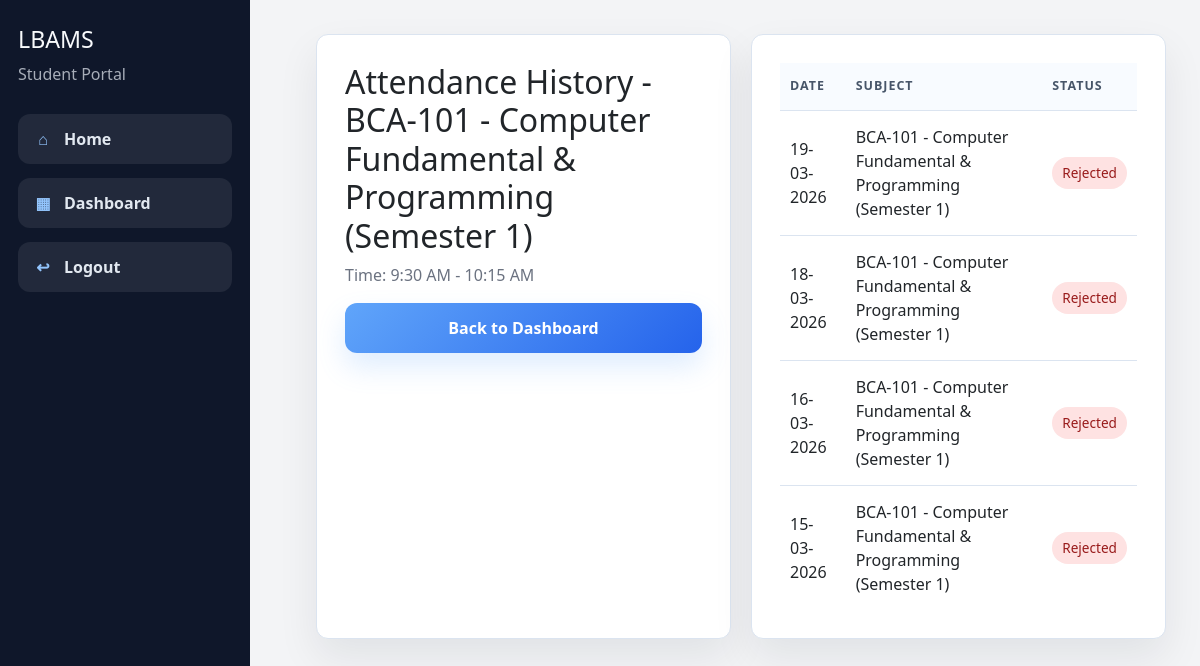
The page /student/subject/5/attendance-history (signed in) on the database its author committed.
### models.py (models this page shows, shortened)
class User(UserMixin, db.Model):
    __tablename__ = "users"
    id = db.Column(db.Integer, primary_key=True)
    username = db.Column(db.String(80), unique=True, nullable=False)
    password_hash = db.Column(db.String(255), nullable=False)
    role = db.Column(db.String(20), nullable=False)
    student = db.relationship("Student", back_populates="user", uselist=False)
    teacher = db.relationship("Teacher", back_populates="user", uselist=False)
    admin = db.relationship("Admin", back_populates="user", uselist=False)

class Subject(db.Model):
    __tablename__ = "subjects"
    id = db.Column(db.Integer, primary_key=True)
    name = db.Column(db.String(120), unique=True, nullable=False)
    code = db.Column(db.String(20), unique=True, nullable=False)
    semester = db.Column(db.Integer, nullable=False)
    subject_type = db.Column("type", db.String(20), nullable=False, default="theory")
    teacher_id = db.Column(db.Integer, db.ForeignKey("teachers.id"), nullable=True)
    start_time = db.Column(db.Time, nullable=True)
    end_time = db.Column(db.Time, nullable=True)
    teachers = db.relationship(
        "Teacher",
        secondary=teacher_subjects,
        back_populates="subject_assignments",
    )
    lectures = db.relationship("Lecture", back_populates="subject", cascade="all, delete-orphan")
    attendances = db.relationship("Attendance", back_populates="subject")
    attendance_summaries = db.relationship("AttendanceSummary", back_populates="subject")
    @property
    def lecture_time_label(self):
        if self.subject_type == "lab":
            return "Lab subject"
        if self.subject_type == "project":
            return "Project"
        if not self.start_time or not self.end_time:
            return "Time not set"
        start = self.start_time.strftime("%I:%M %p").lstrip("0")
        end = self.end_time.strftime("%I:%M %p").lstrip("0")
        return f"{start} - {end}"
    @property
    def display_label(self):
        return f"{self.code} - {self.name} (Semester {self.semester})"

class Attendance(db.Model):
    __tablename__ = "attendance"
    __table_args__ = (
        UniqueConstraint("student_id", "lecture_id", "attendance_date", name="uq_attendance_once"),
    )
    id = db.Column(db.Integer, primary_key=True)
    student_id = db.Column(db.Integer, db.ForeignKey("students.id"), nullable=False)
    subject_id = db.Column(db.Integer, db.ForeignKey("subjects.id"), nullable=False)
    lecture_id = db.Column(db.Integer, db.ForeignKey("lectures.id"), nullable=False)
    attendance_date = db.Column(db.Date, default=date.today, nullable=False)
    status = db.Column(db.String(20), default="pending", nullable=False) # status can be pending, present, absent
    latitude = db.Column(db.Float, nullable=False)
    longitude = db.Column(db.Float, nullable=False)
    distance_meters = db.Column(db.Float, nullable=False)
    created_at = db.Column(db.DateTime, default=datetime.utcnow, nullable=False)
    student = db.relationship("Student", back_populates="attendances")
    subject = db.relationship("Subject", back_populates="attendances")
    lecture = db.relationship("Lecture", back_populates="attendances")

### routes/student_routes.py (the view)
@student_bp.route("/subject/<int:subject_id>/attendance-history")
@login_required
def subject_attendance_history(subject_id):
    if not student_required():
        return redirect(url_for("auth.login"))
    student = get_current_student()
    roll_number_redirect = require_roll_number(student)
    if roll_number_redirect:
        return roll_number_redirect
    reconcile_lecture_attendance()
    subject = Subject.query.filter_by(id=subject_id, semester=student.semester).first_or_404()
    records = (
        Attendance.query.filter_by(student_id=student.id, subject_id=subject.id)
        .order_by(Attendance.attendance_date.desc(), Attendance.created_at.desc())
        .all()
    )
    return render_template(
        "student/subject_attendance_history.html",
        student=student,
        subject=subject,
        records=records,
    )

### app.py (called while the page is built)
@login_manager.user_loader
def load_user(user_id):
    return db.session.get(User, int(user_id))

def format_date(value):
    if value is None:
        return ""
    return value.strftime("%d-%m-%Y")

### models.py (called while the page is built, shortened)
def ensure_subject_lecture(subject, lecture_date=None):
    lecture_date = lecture_date or date.today()
    lecture_date = lecture_date or datetime.now(IST).date()
    lecture = Lecture.query.filter_by(subject_id=subject.id, lecture_date=lecture_date).first()
    start_time = subject.start_time or time(hour=0, minute=0)
    end_time = subject.end_time or time(hour=0, minute=0)
    day_of_week = lecture_date.strftime("%A")
    if lecture.day_of_week != day_of_week:
        lecture.day_of_week = day_of_week
    if lecture.start_time != start_time:
        lecture.start_time = start_time
    if lecture.end_time != end_time:
        lecture.end_time = end_time
    db.session.flush()
    return lecture

def lecture_has_ended(lecture, reference_dt=None):
    reference_dt = reference_dt or datetime.now()
    reference_dt = reference_dt or datetime.now(IST)
    lecture_day = lecture.lecture_date or reference_dt.date()
    lecture_end_time = lecture.end_time or time(hour=0, minute=0)
    lecture_end = datetime.combine(lecture_day, lecture_end_time)
    if reference_dt.tzinfo is not None and lecture_end.tzinfo is None:
        lecture_end = reference_dt.tzinfo.localize(lecture_end)
    return reference_dt >= lecture_end

def reconcile_lecture_attendance(reference_dt=None):
    reference_dt = reference_dt or datetime.now()
    reference_dt = reference_dt or datetime.now(IST)
    current_date = reference_dt.date()
    current_time = reference_dt.time()
    backfill_lecture_records_from_attendance()
    subjects = Subject.query.all()
    for subject in subjects:
        if subject.start_time is None or current_time < subject.start_time:
            continue
        ensure_subject_lecture(subject, current_date)
    auto_mark_absent_for_completed_lectures(reference_dt)

### routes/student_routes.py (called while the page is built)
def student_required():
    return current_user.is_authenticated and current_user.role == "student"

def get_current_student():
    return Student.query.filter_by(user_id=current_user.id).first_or_404()

def require_roll_number(student):
    if not student.roll_number or not student.roll_number.strip():
        return redirect(url_for("student.update_roll_number"))
    return None

### templates/student/subject_attendance_history.html (shortened to what this page needs)
{% extends "base.html" %}
{% block content %}
<section class="dashboard-grid">
    <div class="card">
        <h2>Attendance History - {{ subject.display_label }}</h2>
        <p class="muted">Time: {{ subject.lecture_time_label }}</p>
        <a class="btn btn-secondary" href="{{ url_for('student.dashboard') }}">Back to Dashboard</a>
    </div>
    <div class="card">
        <div class="table-wrap">
            <table>
                <thead>
                    <tr>
                        <th>Date</th>
                        <th>Subject</th>
                        <th>Status</th>
                    </tr>
                </thead>
                <tbody>
                    {% for record in records %}
                    <tr>
                        <td>{{ record.attendance_date|format_date }}</td>
                        <td>{{ subject.display_label }}</td>
                        <td>
                            {% if record.status == 'present' %}
                            <span class="status present">Accepted</span>
                            {% elif record.status == 'absent' %}
                            <span class="status absent">Rejected</span>
                            {% else %}
                            <span class="status pending">Pending</span>
                            {% endif %}
                        </td>
                    </tr>
                    {% else %}
                    <tr>
                        <td colspan="3">No attendance history for this subject.</td>
                    </tr>
                    {% endfor %}
                </tbody>
            </table>
        </div>
    </div>
</section>
{% endblock %}

### templates/base.html (shortened to what this page needs)
<!DOCTYPE html>
<html lang="en">
<head>
    <link
        href="https://cdn.jsdelivr.net/npm/bootstrap@5.3.3/dist/css/bootstrap.min.css"
        rel="stylesheet"
    >
    <link rel="stylesheet" href="{{ url_for('static', filename='css/style.css') }}">
</head>
<body>
    <div class="page-shell">
        {% if current_user.is_authenticated %}
        <aside class="sidebar">
            <div class="sidebar-brand">
                <h2>LBAMS</h2>
                <p class="muted">{{ current_user.role|title }} Portal</p>
            </div>
            <nav class="nav-links">
                <a href="{{ url_for('main.home') }}"><span class="nav-icon">&#8962;</span><span>Home</span></a>
                {% if current_user.role == 'admin' %}
                <a href="{{ url_for('admin.dashboard') }}"><span class="nav-icon">&#9638;</span><span>Dashboard</span></a>
                <a href="{{ url_for('admin.manage_teacher_subjects') }}"><span class="nav-icon">&#8942;</span><span>Manage Teacher Subjects</span></a>
                {% elif current_user.role == 'teacher' %}
                <a href="{{ url_for('teacher.dashboard') }}"><span class="nav-icon">&#9638;</span><span>Dashboard</span></a>
                {% elif current_user.role == 'student' %}
                <a href="{{ url_for('student.dashboard') }}"><span class="nav-icon">&#9638;</span><span>Dashboard</span></a>
                {% endif %}
                <a href="{{ url_for('auth.logout') }}"><span class="nav-icon">&#8617;</span><span>Logout</span></a>
            </nav>
        </aside>
        {% endif %}
        <main class="content {% if not current_user.is_authenticated %}content-full{% endif %}">
            {% block content %}{% endblock %}
        </main>
    </div>
</body>
</html>

### static/css/style.css (style rules this page uses)
:root { --bg: #f3f4f6; --surface: #ffffff; --text: #1f2937; --muted: #6b7280; --primary: #2563eb; --primary-dark: #1d4ed8; --primary-soft: #eaf2ff; --navy: #0f172a; --success: #1f9d55; --danger: #d64545; --border: #dbe4f0; --shadow: 0 18px 40px rgba(15, 23, 42, 0.08); --shadow-strong: 0 30px 70px rgba(15, 23, 42, 0.12); --sidebar-width: 250px; }
* { box-sizing: border-box; }
body { margin: 0; font-family: "Segoe UI", Tahoma, Geneva, Verdana, sans-serif; background: var(--bg); color: var(--text); }
a { color: inherit; text-decoration: none; }
.page-shell { min-height: 100vh; display: flex; }
.sidebar { width: var(--sidebar-width); background: #0f172a; color: #f8fafc; padding: 26px 18px; display: flex; flex-direction: column; justify-content: flex-start; gap: 28px; position: fixed; top: 0; left: 0; height: 100vh; }
.sidebar-brand h2 { margin: 0; font-size: 1.45rem; }
.sidebar-brand p { margin: 8px 0 0; color: rgba(226, 232, 240, 0.72); }
.nav-links { display: grid; gap: 14px; margin-top: 0; }
.nav-links a { display: flex; align-items: center; gap: 12px; padding: 13px 16px; border-radius: 12px; background: rgba(255, 255, 255, 0.08); color: #e2e8f0; font-weight: 600; transition: background 0.18s ease, transform 0.18s ease, color 0.18s ease; }
.nav-icon { width: 18px; display: inline-flex; justify-content: center; color: #93c5fd; }
.content { flex: 1; padding: 34px; margin-left: calc(var(--sidebar-width) + 32px); }
.hero-card, .card { background: var(--surface); border: 1px solid var(--border); border-radius: 12px; box-shadow: var(--shadow); padding: 28px; }
.muted, .eyebrow { color: var(--muted); }
.role-grid, .stats-row, .dashboard-grid { display: grid; gap: 20px; }
.dashboard-grid { grid-template-columns: repeat(auto-fit, minmax(320px, 1fr)); }
.btn { border: none; border-radius: 12px; padding: 13px 22px; cursor: pointer; font-weight: 600; transition: transform 0.18s ease, box-shadow 0.18s ease, opacity 0.18s ease; }
.btn-secondary { background: linear-gradient(135deg, #60a5fa 0%, #2563eb 100%); color: #fff; box-shadow: 0 14px 28px rgba(96, 165, 250, 0.2); }
.table-wrap { overflow-x: auto; }
table { width: 100%; border-collapse: collapse; }
thead th { background: #f8fbff; color: #475569; font-size: 0.78rem; font-weight: 700; letter-spacing: 0.08em; text-transform: uppercase; }
th, td { text-align: left; padding: 14px 10px; border-bottom: 1px solid var(--border); }
tbody tr:last-child td { border-bottom: none; }
.status { display: inline-flex; padding: 6px 10px; border-radius: 999px; font-size: 0.85rem; text-transform: capitalize; }
.status.absent { background: #fee2e2; color: #991b1b; }

### rows shown on the page
User: role "Student"
Subject: display_label "BCA-101 - Computer Fundamental & Programming (Semester 1)", lecture_time_label "9:30 AM - 10:15 AM"
Attendance: attendance_date "19-03-2026", status "Rejected"
Attendance: attendance_date "18-03-2026", status "Rejected"
Attendance: attendance_date "16-03-2026", status "Rejected"
Attendance: attendance_date "15-03-2026", status "Rejected"
